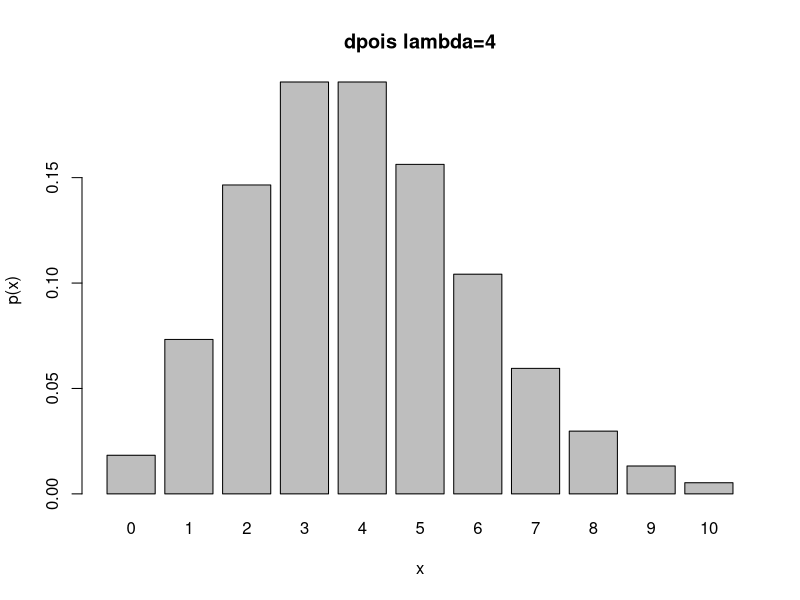
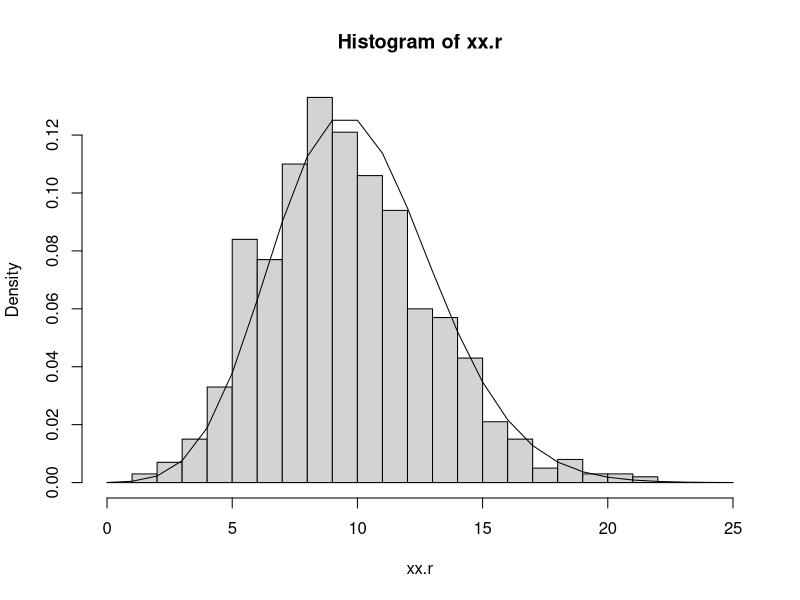
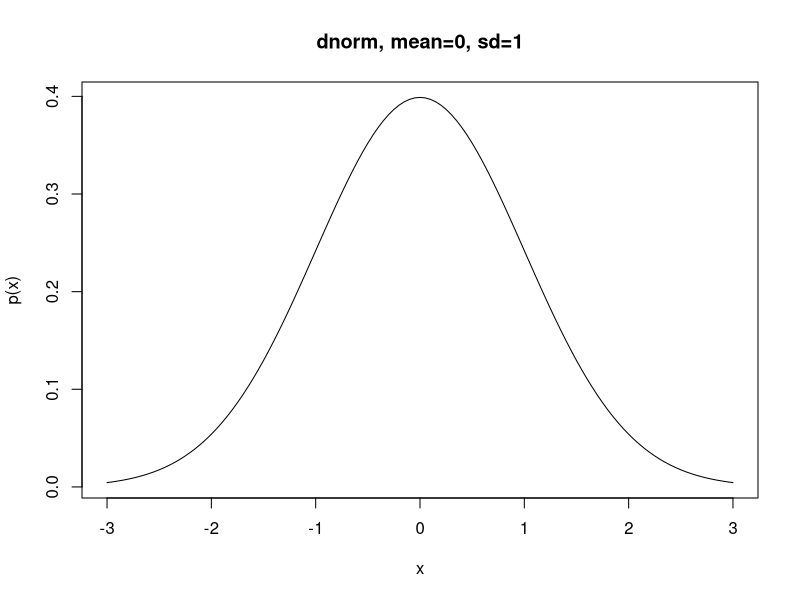
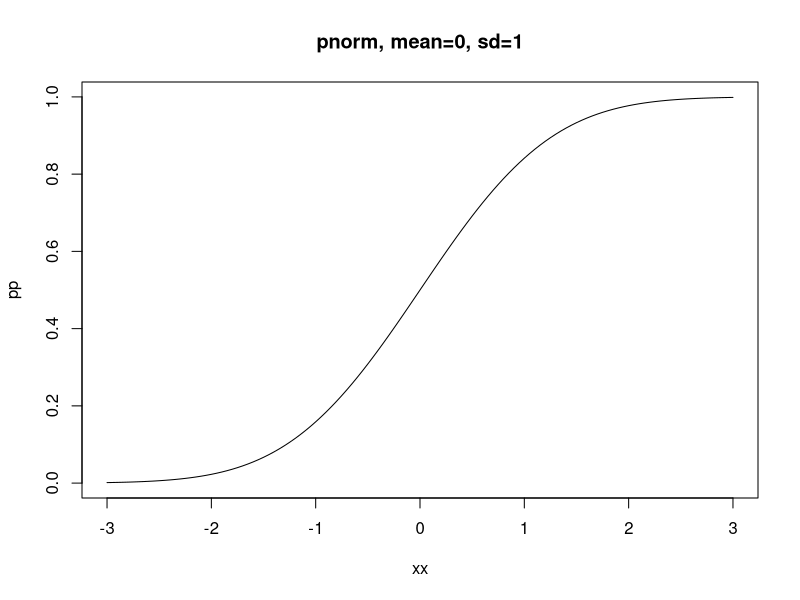
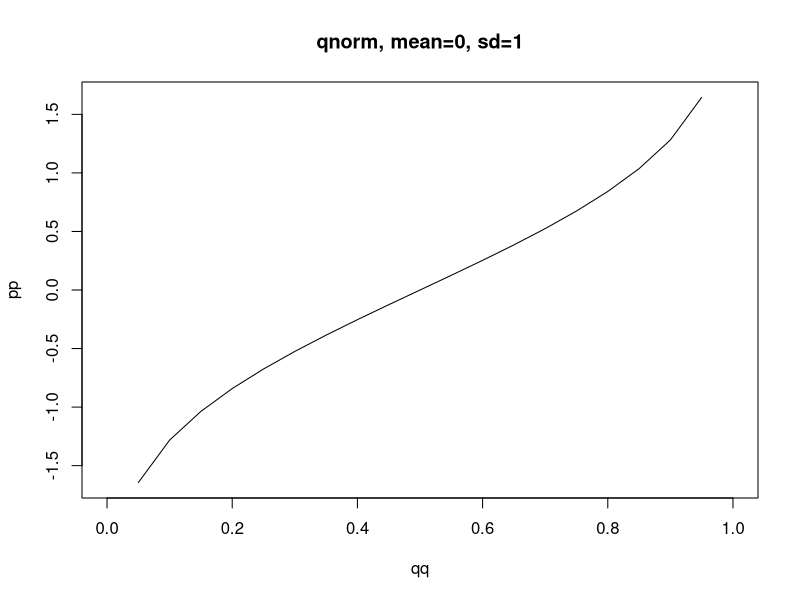
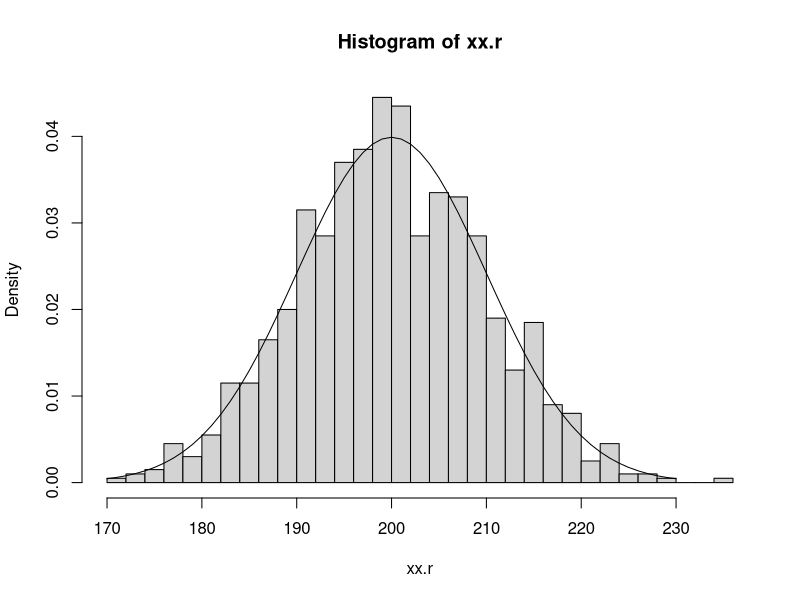

Write R code to recreate these figures, in order.
## ---- chunk 1
knitr::opts_chunk$set(echo = TRUE)
library(png)
library(grid)
set.seed(42)
## ---- chunk 2
xx = seq(0,10)
pp = dpois(xx, 4)
barplot(pp, names=xx, main="dpois lambda=4",
        xlab = "x", ylab = "p(x)")
## ---- chunk 3
dpois(2, 4)
## ---- chunk 4
ppois(2,4)
## ---- chunk 5
ppois(2,4, lower.tail = FALSE)
## ---- chunk 6
1-ppois(2,4, lower.tail = TRUE)
## ---- chunk 7
qpois(0.05, 4)
## ---- chunk 8
qpois(0.05, 4, lower.tail=FALSE)
## ---- chunk 9
rpois(1, 10)
## ---- chunk 10
xx.r = rpois(1000, 10)
hist(xx.r, breaks=seq(0,25), freq=FALSE)
xx.u = seq(0,25,by=1)
pp = dpois(xx.u, 10)
lines(xx.u, pp)
## ---- chunk 11
xx = seq(-3,3,by=0.05)
pp = dnorm(xx, 0, 1)
plot(xx, pp, type='l', main="dnorm, mean=0, sd=1",
        xlab = "x", ylab = "p(x)")
## ---- chunk 12
xx = c(2.7, 12.4)
dnorm(xx, 10, 5)
## ---- chunk 13
pnorm(0, mean=0, sd=1)
## ---- chunk 14
pnorm(27.4, 50, 20)
## ---- chunk 15
pnorm(19, 17.46, 19.38, lower.tail = FALSE)
## ---- chunk 16

xx = seq(-3,3,by=0.05)
pp = pnorm(xx, 0, 1)
plot(xx, pp, type='l', main="pnorm, mean=0, sd=1")
## ---- chunk 17
qnorm(0.9, 4000, 250)
## ---- chunk 18
qq = seq(0,1,by=0.05)
pp = qnorm(qq, 0, 1)
plot(qq, pp, type='l', main="qnorm, mean=0, sd=1")
## ---- chunk 19
rnorm(1,0,1)
## ---- chunk 20
xx.r = rnorm(1000,mean=200,sd=10)
hist(xx.r, breaks=40, freq=FALSE)
xx.u = seq(170,230,by=1)
pp = dnorm(xx.u, 200, 10)
lines(xx.u, pp)
## ---- chunk 21
aragorn = rnorm(50, mean=180, sd=10)
## ---- chunk 22
gimli = rnorm(50, mean=132, sd=15)
## ---- chunk 23
t.test(aragorn, gimli, alternative="two.sided")
## ---- chunk 24
t.test(aragorn, gimli, alternative="greater")
## ---- chunk 25
legolas = rnorm(50, 195, 15)
actors = c(rep("Aragorn", 50), rep("Gimli", 50), rep("Legolas", 50))
heights = c(aragorn, gimli, legolas)
fit = aov(heights ~ actors)
fit
## ---- chunk 26
summary(aov(fit))
## ---- chunk 27
var.test(aragorn,gimli)
## ---- chunk 28
cor(iris$Sepal.Length, iris$Sepal.Width)
## ---- chunk 29
cor.test(iris$Sepal.Length, iris$Sepal.Width)
## ---- chunk 30
deer = read.csv("Deer.csv")
table(deer$Sex)
## ---- chunk 31
chisq.test(table(deer$Sex))
## ---- chunk 32
table(deer$Sex, deer$Tb)
## ---- chunk 33
chisq.test(table(deer$Sex, deer$Tb))
